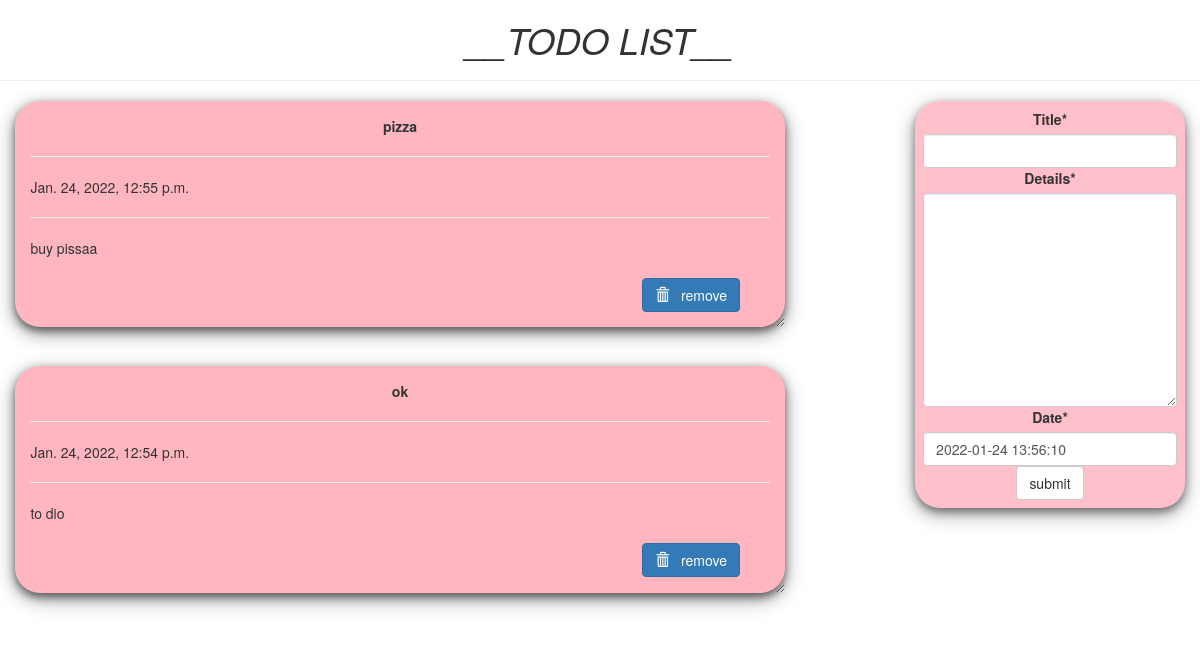
Before: / with the older database file.
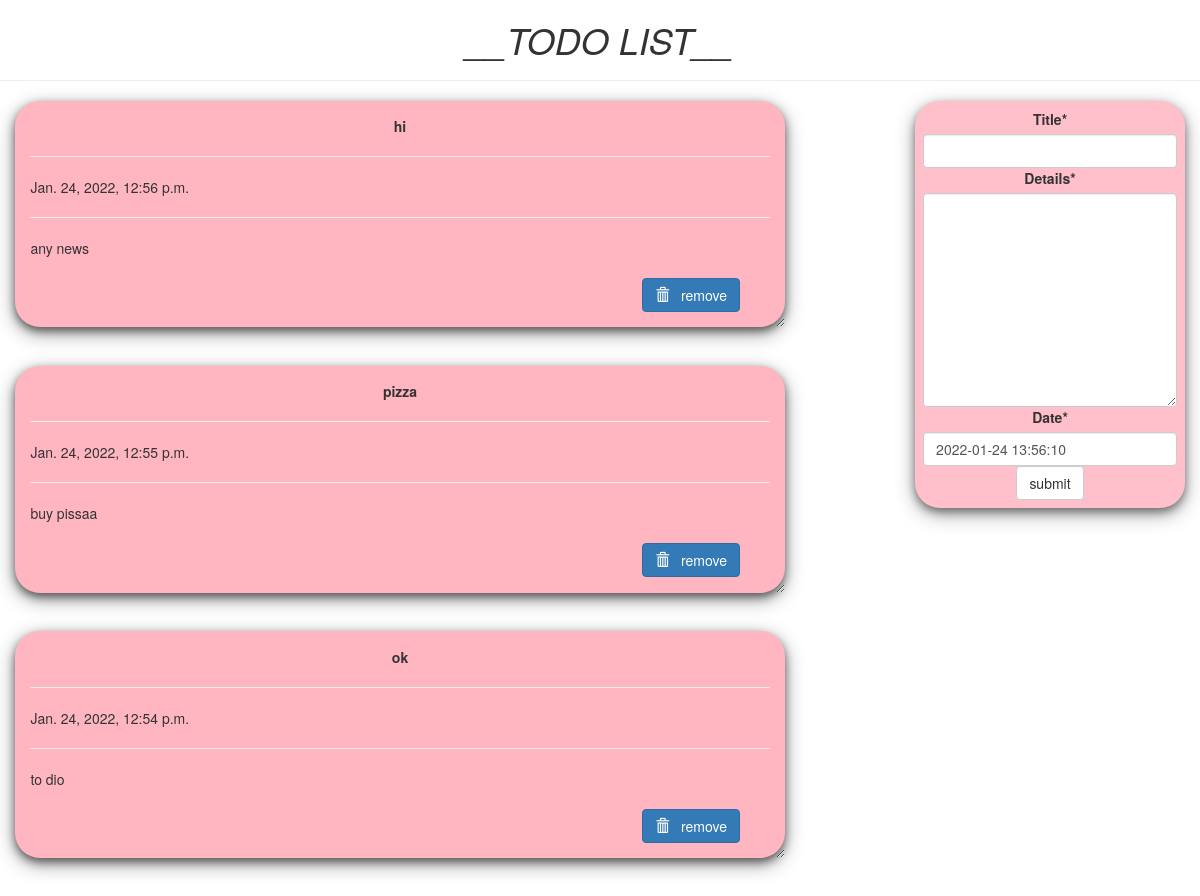
After: the same page with the newer database file.
### todo/models.py (models this page shows, shortened)
class Todo(models.Model):
    title=models.CharField(max_length=100)
    details=models.TextField()
    date=models.DateTimeField(default=timezone.now)

### todo/views.py (the view)
# urls.py: path('', views.index, name="todo"),
def index(request):
    item_list = Todo.objects.order_by("-date")
    if request.method == "POST":
        form = TodoForm(request.POST)
        if form.is_valid():
            form.save()
            return redirect('todo')
    form = TodoForm()
    page = {
             "forms" : form,
             "list" : item_list,
             "title" : "TODO LIST",
           }
    return render(request, 'todo/index.html', page)

### todo/forms.py
class TodoForm(forms.ModelForm):
    class Meta:
        model = Todo
        fields="__all__"

### todo/templates/todo/index.html (shortened to what this page needs)
{% load crispy_forms_tags %}
<!DOCTYPE html>
<html lang="en" dir="ltr">
<head>
  <link rel="stylesheet" href="https://maxcdn.bootstrapcdn.com/bootstrap/3.3.7/css/bootstrap.min.css">
</head>
<body  class="container-fluid">
  <center class="row">
    <h1><i>__TODO LIST__</i></h1>
    <hr />
  </center>
  <div class="row">
    <div class="col-md-8">
      {% for i in list %}
      <div class="card">
        <center><b>{{i.title}}</b></center>
        <hr/>
        {{i.date}}
        <hr/>
        {{i.details}}
        <br />
        <br />
        <form action="/del/{{i.id}}" method="POST" style=" padding-right: 4%; padding-bottom: 3%;">
          <button value="remove" type="submit"  class="btn btn-primary" style="float: right;"><span class="glyphicon glyphicon-trash"></span> &nbsp; remove</button>
        </form>
      </div>
      {% endfor%}
    </div>
    <div class="col-md-1"> </div>
    <div class="col-md-3" >
      <div  class="submit_form">
      <form  method="POST">
        {{forms|crispy}}
        <center>
        <input type="submit" class="btn btn-default" value="submit" />
      </center>
      </form>
    </div>
  </div>
</div>
</body>
</html>

### todo/templates/todo/index.html (style rules this page uses)
.card { box-shadow: 0 4px 8px 0 rgba(0,0,0,0.5), 0 6px 20px 0 rgba(0,0,0,0.39); background: lightpink; margin-bottom : 5%; border-radius: 25px; padding : 2%; overflow: auto; resize: both; text-overflow: ellipsis; }
.submit_form { text-align: center; padding: 3%; background: pink; border-radius: 25px; box-shadow: 0 4px 8px 0 rgba(0,0,0,0.4), 0 6px 20px 0 rgba(0,0,0,0.36); }

Changed rows visible on the page:
added Todo: title "hi", date "Jan. 24, 2022, 12:56 p.m.", details "any news"
